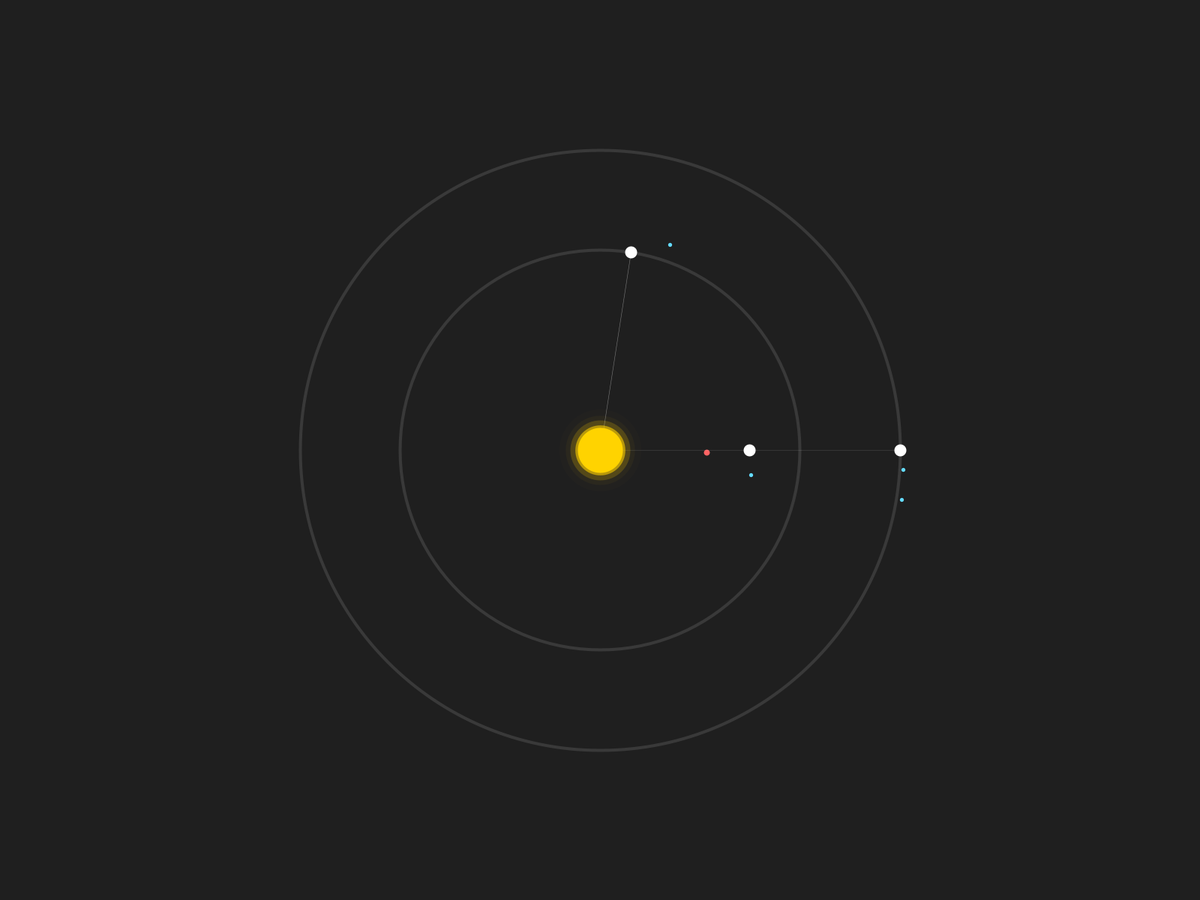
Frame 1 (no input)
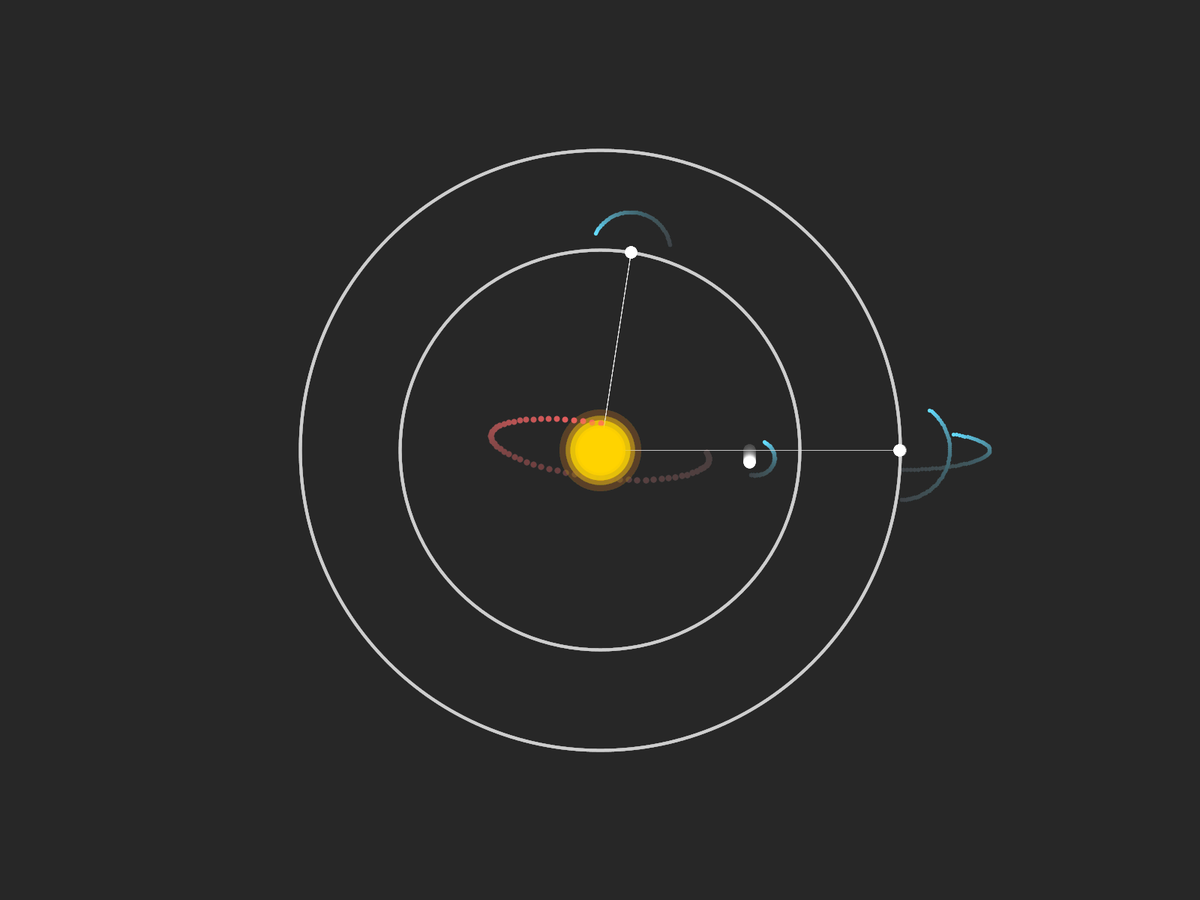
Frame 60 (the mouse pressed at the canvas centre just before this capture)
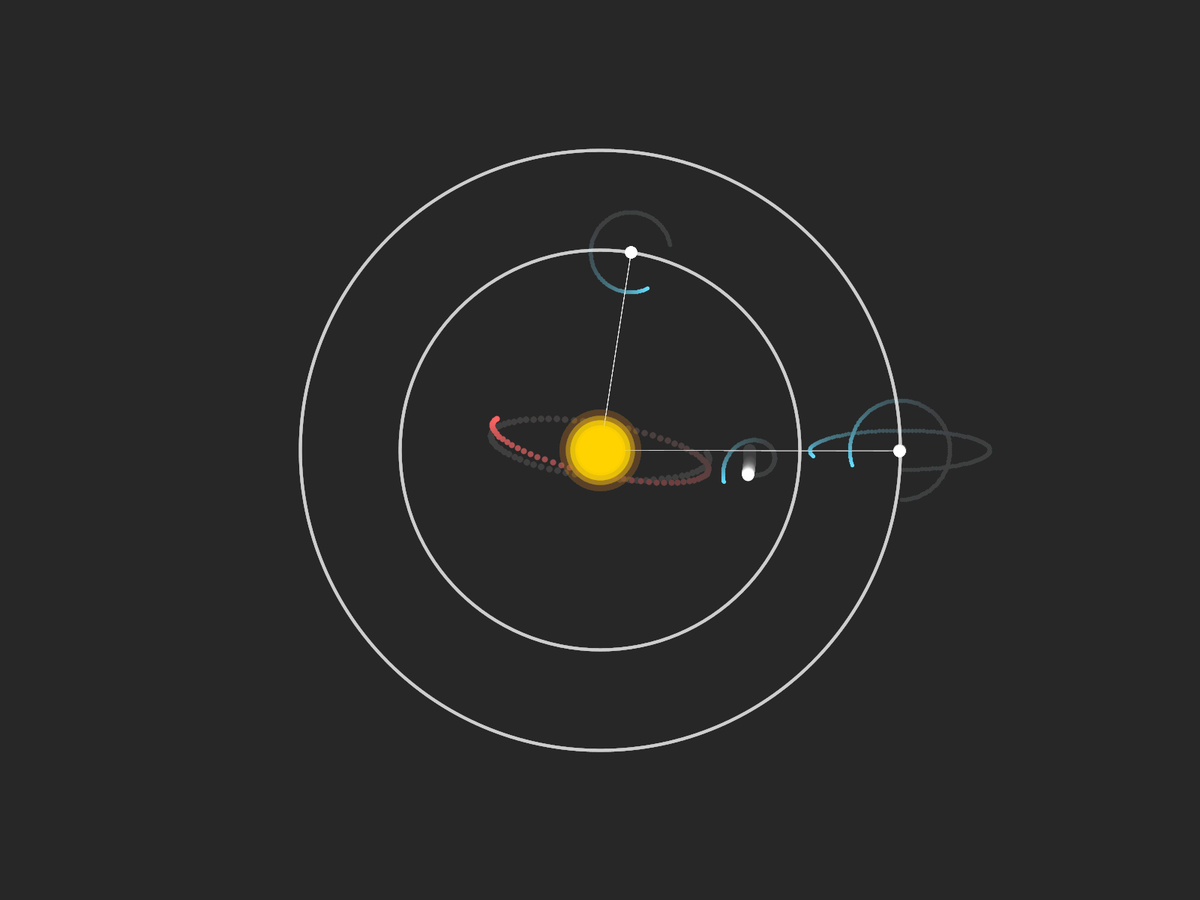
Frame 120 (the mouse held since frame 60 and released just before this capture)

The Processing sketch that drew these frames (run headless with seeded random() and noise(); from frame 60 on, the mouse is pressed at the canvas centre):

// Processing sketch: Solar_system_clock
// ── Solar_system_clock.pde
float w; float h; 
float px1; float py1; 
float px2; float py2; 
float middleX; float middleY; 
float rad1s; float rad2s;
float rad1m; float rad2m;
float rad1h; float rad2h;
float freq1Seconds; float freq2Seconds;
float thck;

void setup(){
  //size(900,600);
  fullScreen();
  background(30,30,30);
  frameRate(240);
  
  w=width; h=height;
  
  
  middleX=w/2; 
  middleY=h/2;

  rad1s = middleX/4; 
  rad2s = middleX/60;
  
  rad1m = middleX/2; 
  rad2m = middleX/60;
  
  rad1h = middleX/3; 
  rad2h = middleX/60;
  
  thck = middleX/50;
  
  freq1Seconds=720;
  freq2Seconds=12;
 
}



void draw(){
  noStroke();
  fill(50, 50, 50, 10); //We draw a transparent rectangle at each frame so that over time, older positions are hidden and we have a trail 
  rect(0, 0, width, height); 
  
  stroke(255,255,255,30);
  noFill();
  strokeWeight(4);
  circle(middleX,middleY,2*rad1h);
  
  stroke(255,255,255,30);
  noFill();
  strokeWeight(4);
  circle(middleX,middleY,2*rad1m);
  
  
  

  //------------SECONDS HAND---------------

  //Main Seconds curve 1 - Turns around the center pointing to the seconds
  px2=middleX+cos(frameCount/freq1Seconds)*(0.7*rad1s*cos(frameCount/freq2Seconds))+3*rad2s*sin(frameCount/freq2Seconds);
  py2=middleY+sin(frameCount/freq1Seconds)*(0.7  *rad1s*cos(frameCount/freq2Seconds))+3*rad2s*sin(frameCount/freq2Seconds);
  strokeWeight(thck/2);
  stroke(255,100,100);
  point(px2,py2);
  //Main Seconds curve 2 - Turns around the seconds point
  px1=middleX+rad1s*cos(frameCount/freq1Seconds)+2.5*rad2s*sin(frameCount/(freq2Seconds*2));
  py1=middleY+rad1s*sin(frameCount/freq1Seconds)+2.5*rad2s*cos(frameCount/(freq2Seconds*2));
  strokeWeight(thck/3);
  stroke(100,220,255);
  point(px1,py1);
  //Ref curve (circle)
  strokeWeight(thck);
  stroke(255,255,255);
  point(middleX+rad1s*cos(frameCount/freq1Seconds),middleY+rad1s*sin(frameCount/freq1Seconds));

  //------------MINUTES HAND---------------
  
  //Main Seconds curve 2 - Turns around the seconds point
  px1=middleX+rad1m*cos(frameCount/(60*freq1Seconds))+5*rad2m*sin(frameCount/(freq2Seconds*2));
  py1=middleY+rad1m*sin(frameCount/(60*freq1Seconds))+5*rad2m*cos(frameCount/(freq2Seconds*2));
  strokeWeight(thck/3);
  stroke(100,220,255);
  point(px1,py1);
  px1=middleX+rad1m*cos(frameCount/(60*freq1Seconds))+9*rad2m*sin(frameCount/(freq2Seconds*2));
  py1=middleY+rad1m*sin(frameCount/(60*freq1Seconds))+2*rad2m*cos(frameCount/(freq2Seconds*2));
  strokeWeight(thck/3);
  stroke(100,220,255);
  point(px1,py1);
  //Ref curve (circle)
  strokeWeight(thck);
  stroke(255,255,255);
  point(middleX+rad1m*cos(frameCount/(60*freq1Seconds)),middleY+rad1m*sin(frameCount/(60*freq1Seconds)));
  strokeWeight(0.3);
  stroke(255,255,255,100);
  line(middleX,middleY,middleX+rad1m*cos(frameCount/(60*freq1Seconds)),middleY+rad1m*sin(frameCount/(60*freq1Seconds)));
  
  //------------HOURS HAND---------------
  
  //Main Seconds curve 2 - Turns around the seconds point
  px1=middleX+rad1h*cos(30+frameCount/(3600*freq1Seconds))-4*rad2h*sin(30+frameCount/(freq2Seconds*2));
  py1=middleY+rad1h*sin(30+frameCount/(3600*freq1Seconds))-4*rad2h*cos(30+frameCount/(freq2Seconds*2));
  strokeWeight(thck/3);
  stroke(100,220,255);
  point(px1,py1);
  //Ref curve (circle)
  strokeWeight(thck);
  stroke(255,255,255);
  point(middleX+rad1h*cos(30+frameCount/(3600*freq1Seconds)),middleY+rad1h*sin(30+frameCount/(3600*freq1Seconds)));
  strokeWeight(0.6);
  stroke(255,255,255,100);
  line(middleX,middleY,middleX+rad1h*cos(30+frameCount/(3600*freq1Seconds)),middleY+rad1h*sin(30+frameCount/(3600*freq1Seconds)));
  
  //------------CLOCK AESTHETICS---------------

  
  //Ref curve (circle)
  strokeWeight(h/20);
  stroke(255,211,0,255);
  point(middleX,middleY);
  strokeWeight(h/18);
  stroke(255,211,0,150);
  point(middleX,middleY);
  strokeWeight(h/15);
  stroke(255,211,0,50);
  point(middleX,middleY);
  strokeWeight(h/13);
  stroke(255,211,0,10);
  point(middleX,middleY);
  strokeWeight(h/11);
  stroke(255,211,0,3);
  point(middleX,middleY);
  
  
}
